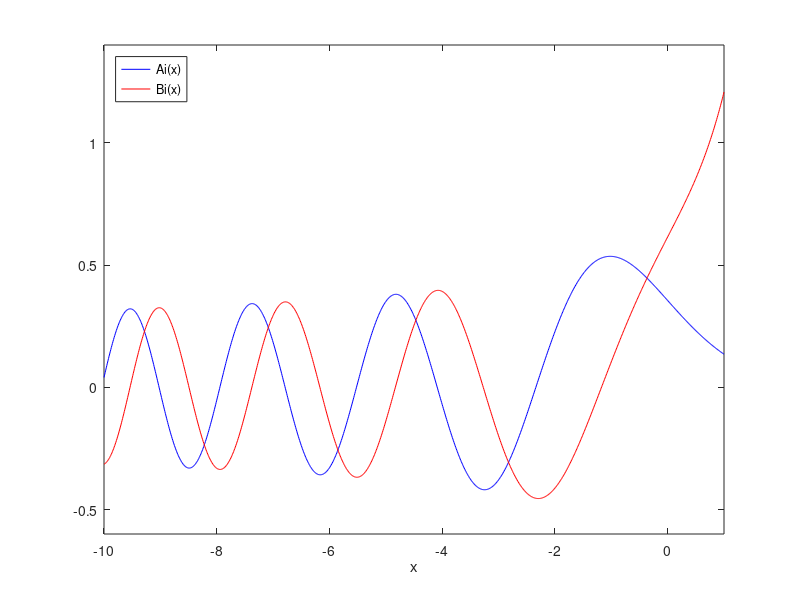
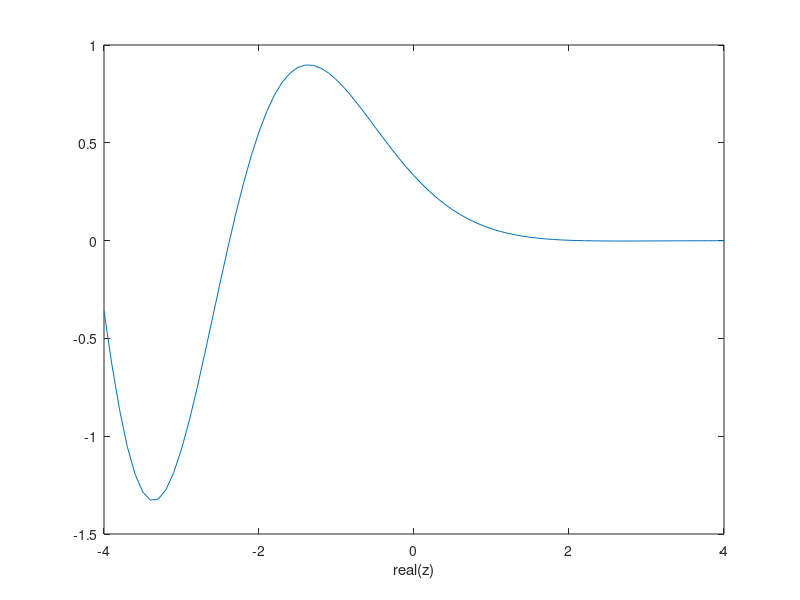
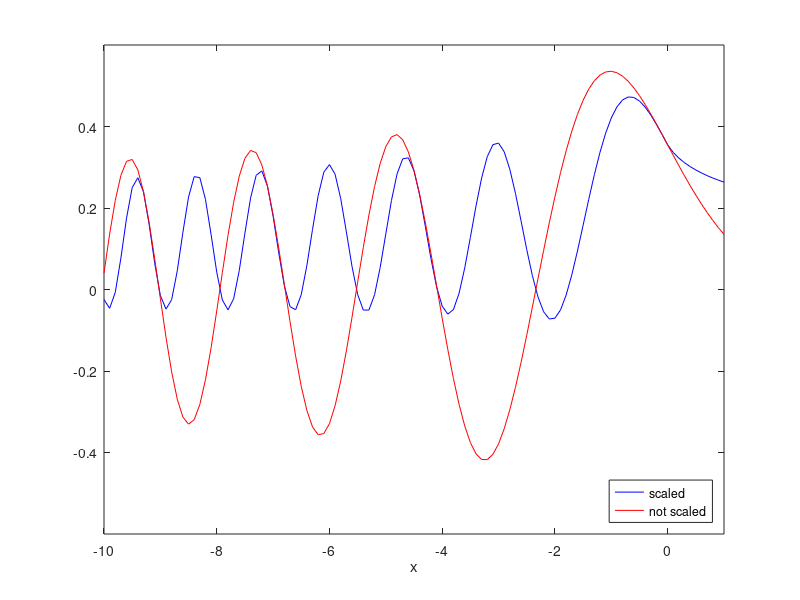

Reproduce these figures in MATLAB, in order.
x = -10 : 0.01 : 1;
ai = airy(x);

bi = airy(2, x);

figure
plot(x, ai, '-b', x, bi, '-r')
axis([-10 1 -0.6 1.4]);
xlabel('x');
legend('Ai(x)', 'Bi(x)', 'Location', 'NorthWest');

%%
clear; clc;
x = -4 : 0.1 : 4;
z = x + 1i;

w = airy(z);

figure;
plot(x, real(w));
axis([-4 4 -1.5 1])
xlabel('real(z)');


%%
x = -10 : 0.1 : 1;
scaledAi = airy(0, x, 1);
noscaleAi = airy(0, x, 0);

rscaled = real(scaledAi);
rnoscale = real(noscaleAi);
figure
plot(x, rscaled, '-b', x, rnoscale, '-r')
axis([-10 1 -0.60 0.60]);
xlabel('x');
legend('scaled', 'not scaled', 'Location', 'SouthEast');